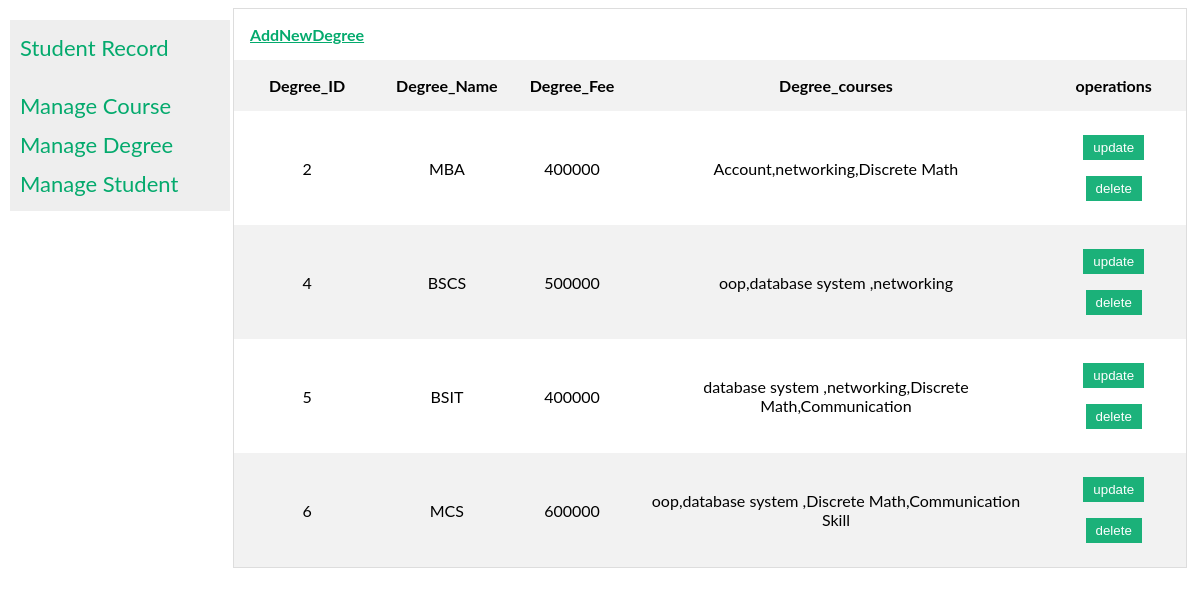
/degree.php, run on the app's committed database.
### tables this page shows
CREATE TABLE `degree` (
  `degree_id` int(6) NOT NULL,
  `degree_name` varchar(55) NOT NULL,
  `degree_fee` int(10) NOT NULL,
  `degree_courses` varchar(55) NOT NULL
);

### degree.php (the view, shortened to what this page needs)
<!DOCTYPE html>
<html>
<head>
<link rel="stylesheet" href="style.css">
</head>
<body>
<?php
 include_once 'sidebar.php';
?>
<div class="main">
<table>
  <tr>
    <th>
    <a href="addDegree.php">AddNewDegree</a>
  </th>
  </tr>
<tr>
  <th>Degree_ID</th>
  <th>Degree_Name</th>
  <th>Degree_Fee</th>
  <th>Degree_courses</th>
  <th>operations</th>
</tr>
<?php
 require_once 'conn.php';
$query  = "SELECT * FROM degree";
$result = mysqli_query($conn, $query);
if (mysqli_num_rows($result) > 0)
{
while($row = mysqli_fetch_assoc($result))
{
  ?>
<tr>
             <td><?php echo $row["degree_id"]?></td>
             <td> <?php echo $row["degree_name"]?></td>
             <td><?php echo $row["degree_fee"]?></td>
             <td><?php echo $row["degree_courses"]?></td>
            <td><a href="updateDegree.php?updateid=<?php echo $row["degree_id"] ?>" class="button"><input type="submit" value="update"></a>
            <a href="degree.php?deleteid=<?php echo $row["degree_id"]?>" class="button"><input type="submit" value="delete"></a></td>
</tr>
<?php
}
}
?>
</table>
</div>
</body>
</html>

### style.css (style rules this page uses)
body { font-family: "Lato", sans-serif; }
.main { margin-left: 220px; font-size:16px; padding: 0px 5px; }
table { border-collapse: collapse; border-spacing: 0; width:100%; border: 1px solid #ddd; }
th, td { text-align: center; padding: 16px; }
tr:nth-child(even) { background-color: #f2f2f2; }
input[type=submit] { background-color: #04AA6D; color: white; padding: 5px 10px 5px 10px; margin: 8px 0; border: none; cursor: pointer; opacity: 0.9; }
a { color: #04AA6D; }

### data on the page
degree: degree_id "2", degree_name "MBA", degree_fee "400000", degree_courses "Account,networking,Discrete Math"
degree: degree_id "4", degree_name "BSCS", degree_fee "500000", degree_courses "oop,database system ,networking"
degree: degree_id "5", degree_name "BSIT", degree_fee "400000", degree_courses "database system ,networking,Discrete Math,Communication"
degree: degree_id "6", degree_name "MCS", degree_fee "600000", degree_courses "oop,database system ,Discrete Math,Communication Skill"
